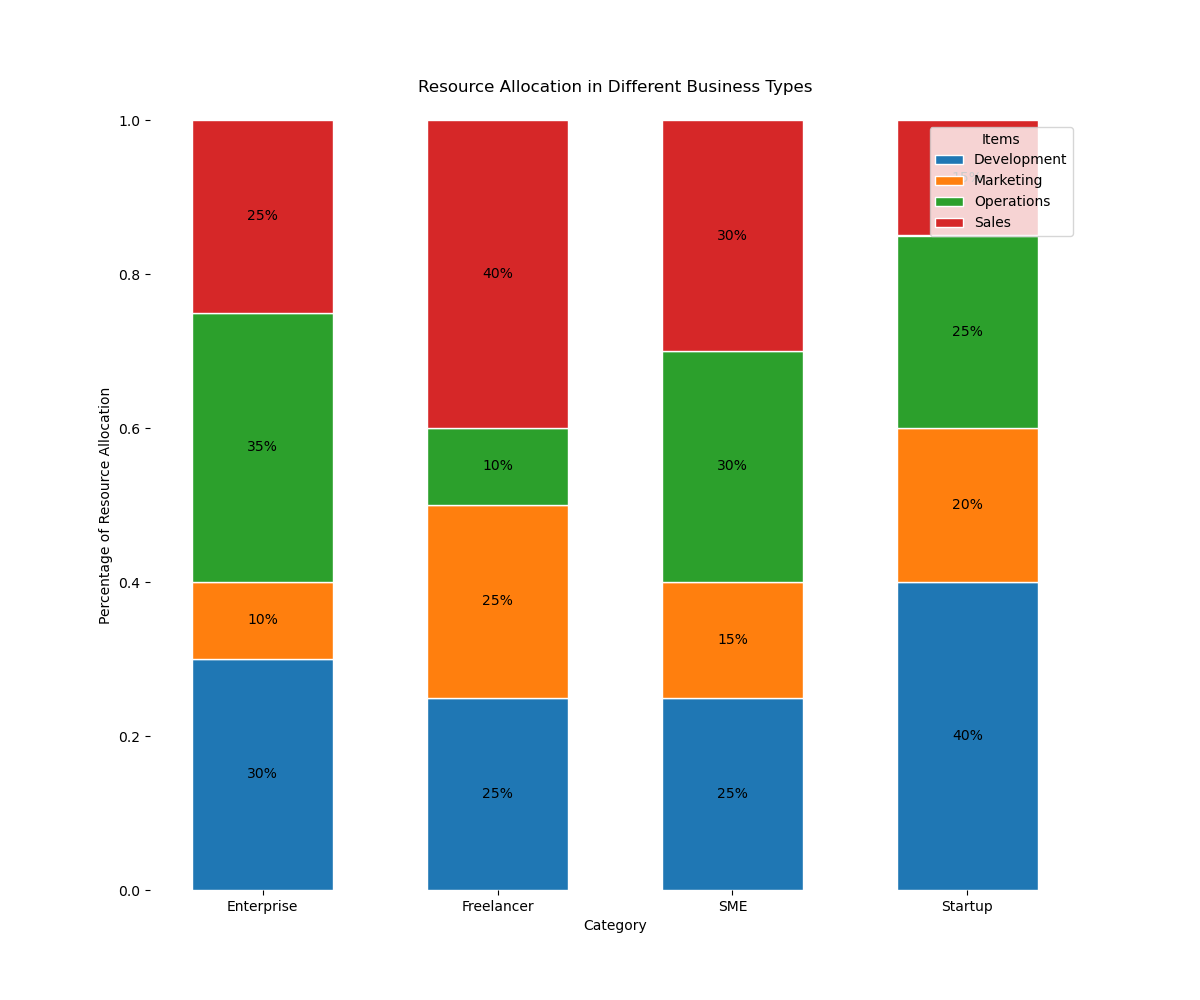

Write the Python code that produced this figure.

import numpy as np
import pandas as pd
import seaborn as sns
import matplotlib.pyplot as plt

# Creating the dataframe
data = {
    "Category": ["Startup"]*4 + ["Enterprise"]*4 + ["SME"]*4 + ["Freelancer"]*4,
    "Item": ["Marketing", "Development", "Operations", "Sales"]*4,
    "Percentage": [20, 40, 25, 15, 10, 30, 35, 25, 15, 25, 30, 30, 25, 25, 10, 40]
}
df = pd.DataFrame(data)

# Pivot the dataframe to wide format
df_pivot = df.pivot("Category", "Item", "Percentage")

# Normalize the data as fractions
df_pivot_normalized = df_pivot.div(df_pivot.sum(axis=1), axis=0)

# Bar colors
colors = ["#1f77b4", "#ff7f0e", "#2ca02c", "#d62728"]

# Initialize the matplotlib figure
f, ax = plt.subplots(figsize=(12, 10))

# Plot the bars vertically (stacked)
bar_sections = []
prev_values = np.zeros(len(df_pivot_normalized))

for i, col in enumerate(df_pivot_normalized.columns):
    values = df_pivot_normalized[col]
    bar_section = plt.bar(df_pivot_normalized.index, values, bottom=prev_values, 
                          color=colors[i], edgecolor='white', width=0.6)
    bar_sections.append(bar_section)
    prev_values += values

# Add a legend and informative axis label
ax.legend(bar_sections, df_pivot_normalized.columns, loc="upper right", title="Items")
ax.set(ylim=(0, 1), xlabel="Category", ylabel="Percentage of Resource Allocation")

# Add percentage values to each section.
for bar in bar_sections:
    for rect in bar:
        height = rect.get_height()
        y_value = rect.get_y() + height / 2
        label = f"{height:.0%}"
        plt.text(rect.get_x() + rect.get_width() / 2, y_value, label, va='center', ha='center', color='black')

# Set the title of the chart
plt.title('Resource Allocation in Different Business Types', pad=20)

sns.despine(left=True, bottom=True)

# Display the chart
plt.show()
